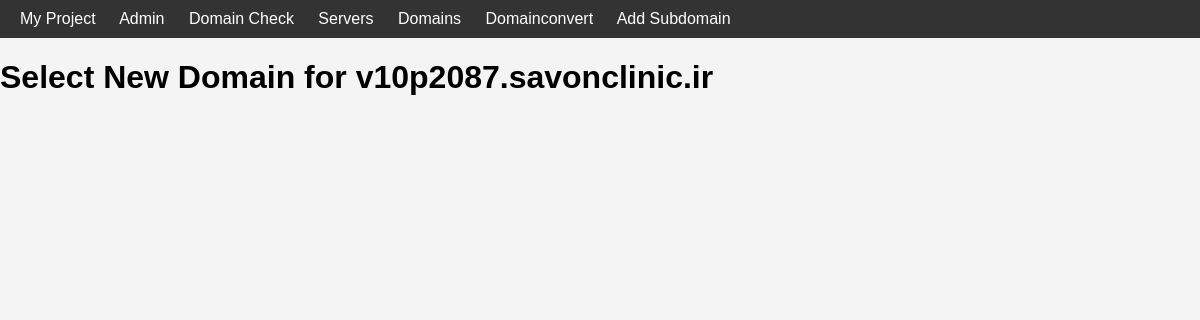
Before: /domainconvert/select_new_domain/1/ with the older database file.
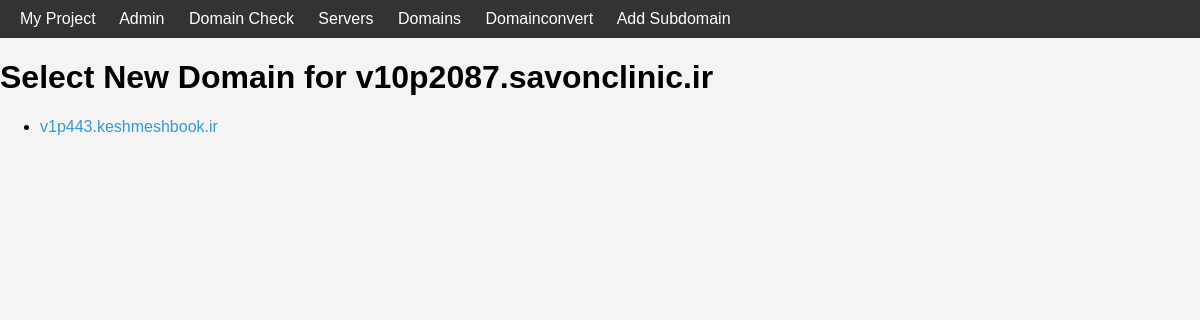
After: the same page with the newer database file.
### domainconvert/models.py (models this page shows, shortened)
class ConvertDomain(models.Model):
    name = models.CharField(max_length=100)
    host = models.CharField(max_length=100)
    zoneid = models.CharField(max_length=100)
    rootdomain = models.CharField(max_length=100)
    certificate = models.TextField()  # To store the certificate
    private_key = models.TextField()  # To store the private key

### domainconvert/views.py (the view)
# urls.py: path('select_new_domain/<int:domain_id>/', select_new_domain, name='select_new_domain'),
def select_new_domain(request, domain_id):
    past_domain = get_object_or_404(domaininfo, pk=domain_id)
    new_domains = ConvertDomain.objects.all()
    return render(request, 'domainconvert/select_new_domain.html', {'past_domain': past_domain, 'new_domains': new_domains})

### templates/domainconvert/select_new_domain.html (shortened to what this page needs)
{% extends 'base.html' %}
{% load static %}
{% block content %}
<!DOCTYPE html>
<html>
<head>
</head>
<body>
    <h1>Select New Domain for {{ past_domain.name }}</h1>
    <ul>
        {% for domain in new_domains %}
            <li><a href="{% url 'convert_domain' past_domain.id domain.id %}">{{ domain.name }}</a></li>
        {% endfor %}
    </ul>
</body>
</html>
{% endblock %}

Changed rows visible on the page:
added ConvertDomain: name "v1p443.keshmeshbook.ir"
